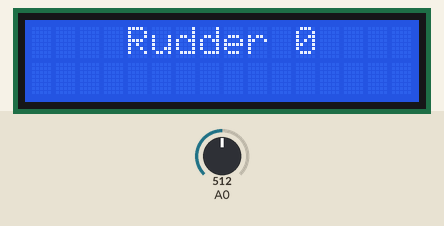
Simulated run of this sketch. Board: Teensy 4. Shown: 16×2 character LCD. The inputs (shaded band) are chosen by the test bench; at power-on: A0 = 512. No radio packets arrive unless stated; what the sketch prints to the serial monitor is not drawn.

Above: at 1.3 s.
1.4 s: A0 set to 716
At 2.4 s:
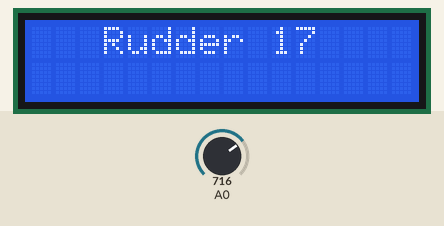
2.9 s: A0 set to 900
At 3.7 s:
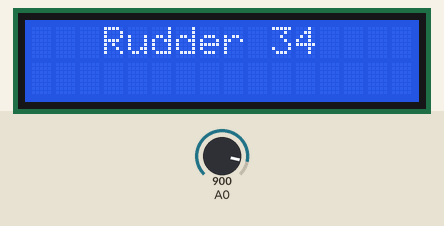
7.5 s: A0 set to 1023
At 8.7 s:
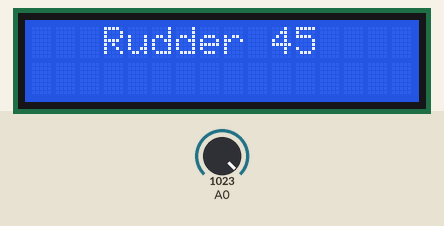
Timing chart, 0 to 10.5 s (numbered marks = the images above; inputs shaded):
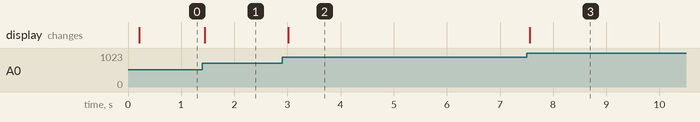

The sketch:

Transciever.ino
```cpp
// Feather9x_TX
// -*- mode: C++ -*-
// Example sketch showing how to create a simple messaging client (transmitter)
// with the RH_RF95 class. RH_RF95 class does not provide for addressing or
// reliability, so you should only use RH_RF95 if you do not need the higher
// level messaging abilities.
// It is designed to work with the other example Feather9x_RX

#include <SPI.h>
#include <RH_RF95.h>
#include <LiquidCrystal_I2C.h>

// for feather32u4
#define RFM95_CS 8
#define RFM95_RST 4
#define RFM95_INT 7


/* for feather m0
#define RFM95_CS 8
#define RFM95_RST 4
#define RFM95_INT 3
*/

/* for shield
#define RFM95_CS 10
#define RFM95_RST 9
#define RFM95_INT 7
*/

/* Feather 32u4 w/wing
#define RFM95_RST     11   // "A"
#define RFM95_CS      10   // "B"
#define RFM95_INT     2    // "SDA" (only SDA/SCL/RX/TX have IRQ!)
*/

/* Feather m0 w/wing
#define RFM95_RST     11   // "A"
#define RFM95_CS      10   // "B"
#define RFM95_INT     6    // "D"
*/

#if defined(ESP8266)
  /* for ESP w/featherwing */
  #define RFM95_CS  2    // "E"
  #define RFM95_RST 16   // "D"
  #define RFM95_INT 15   // "B"

#elif defined(ESP32)
  /* ESP32 feather w/wing */
  #define RFM95_RST     27   // "A"
  #define RFM95_CS      33   // "B"
  #define RFM95_INT     12   //  next to A

#elif defined(NRF52)
  /* nRF52832 feather w/wing */
  #define RFM95_RST     7   // "A"
  #define RFM95_CS      11   // "B"
  #define RFM95_INT     31   // "C"

#elif defined(TEENSYDUINO)
  /* Teensy 3.x w/wing */
  #define RFM95_RST     9   // "A"
  #define RFM95_CS      10   // "B"
  #define RFM95_INT     4    // "C"
#endif

// Change to 434.0 or other frequency, must match RX's freq!
#define RF95_FREQ 915.0

// Singleton instance of the radio driver
RH_RF95 rf95(RFM95_CS, RFM95_INT);

LiquidCrystal_I2C lcd(0x27,16,2);
int rudder_val = 0;
int read_rudder_val = 999;
int sail_val = 0;
char buf[16];

void setup()
{
  pinMode(RFM95_RST, OUTPUT);
  digitalWrite(RFM95_RST, HIGH);

  Serial.begin(115200);
  while (!Serial) {
    delay(1);
  }

  delay(100);

  Serial.println("Feather LoRa TX Test!");

  // manual reset
  digitalWrite(RFM95_RST, LOW);
  delay(10);
  digitalWrite(RFM95_RST, HIGH);
  delay(10);

  while (!rf95.init()) {
    Serial.println("LoRa radio init failed");
    Serial.println("Uncomment '#define SERIAL_DEBUG' in RH_RF95.cpp for detailed debug info");
    while (1);
  }
  Serial.println("LoRa radio init OK!");

  // Defaults after init are 434.0MHz, modulation GFSK_Rb250Fd250, +13dbM
  if (!rf95.setFrequency(RF95_FREQ)) {
    Serial.println("setFrequency failed");
    while (1);
  }
  Serial.print("Set Freq to: "); Serial.println(RF95_FREQ);

  // Defaults after init are 434.0MHz, 13dBm, Bw = 125 kHz, Cr = 4/5, Sf = 128chips/symbol, CRC on

  // The default transmitter power is 13dBm, using PA_BOOST.
  // If you are using RFM95/96/97/98 modules which uses the PA_BOOST transmitter pin, then
  // you can set transmitter powers from 5 to 23 dBm:
  rf95.setTxPower(23, false);


  lcd.init();
  lcd.backlight();

  sprintf(buf, "Rudder %d", rudder_val);
  lcd_message(buf, 0);

}

int16_t packetnum = 0;  // packet counter, we increment per xmission

void loop()
{
  delay(10); // Wait 1 second between transmits, could also 'sleep' here!
  //Serial.println("Transmitting..."); // Send a message to rf95_server
  if (map(analogRead(A0), 0, 1023, -45, 45) != rudder_val){
    reset_display();
    rudder_val = map(analogRead(A0), 0, 1023, -45, 45);
    sprintf(buf, "Rudder %d", rudder_val);
    lcd_message(buf, 0);
  }


  char radiopacket[20] = "";
  bool msg = false;
  int availableBytes = Serial.available();
  for(int i=0; i<availableBytes && i<20; i++)
  {
     radiopacket[i] = Serial.read();
     msg = true;
  }
  if (msg){
    Serial.print("Sending "); Serial.println(radiopacket);
    //radiopacket[19] = 0;

    Serial.println("Sending...");
    delay(10);
    rf95.send((uint8_t *)radiopacket, 20);
  }
  //itoa(packetnum++, radiopacket+13, 10);


  //Serial.println("Waiting for packet to complete...");
  delay(10);
  rf95.waitPacketSent();
  // Now wait for a reply
  uint8_t buf[RH_RF95_MAX_MESSAGE_LEN];
  uint8_t len = sizeof(buf);

  /*Serial.println("Waiting for reply...");
  if (rf95.waitAvailableTimeout(1000))
  {
    // Should be a reply message for us now  */

  if (rf95.recv(buf, &len))
   {
      //Serial.print("Got reply: ");
      Serial.println((char*)buf);
      if (buf[0] == 'R'){
        Serial.println("rudder cmd");
      }
      Serial.print("RSSI: ");
      Serial.println(rf95.lastRssi(), DEC);
    }
  else
    {
      //Serial.println("Receive failed");
    }
  /*}
  else
  {
    Serial.println("No reply, is there a listener around?");
  }*/

}

void lcd_message(String message, int row){

  int start = 0;
  if (message.length() < 16){
    start = (16 - message.length())/2;
  }
  lcd.setCursor(start,row);

  for (int i = 0; i < message.length() && i <= 16; i++){
    lcd.print(message[i]);
  }
  Serial.println("lcd message:" + message);
}

void reset_display(){
  lcd_message("                ", 0);
  lcd_message("                ", 1);
}

int map(int x, int min1, int max1, int min2, int max2){
  x = min(max(x, min1), max1);
  float fx = x;
  float fmin1 = min1;
  float fmin2 = min2;
  float fmax1 = max1;
  float fmax2 = max2;
  float val = fmin2 + (fmax2-fmin2)*((fx-fmin1)/(fmax1-fmin1));
  return int(val);
}
```

Measured:
- after the input at 1.4 s, the display: changes after 0.05 s (image 1)
- after the input at 2.9 s, the display: changes after 0.12 s (image 2)
- after the input at 7.5 s, the display: changes after 0.06 s (image 3)
